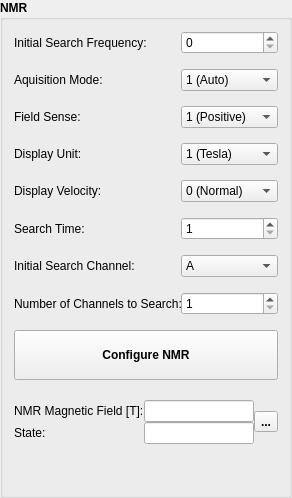
         <widget class="QGroupBox" name="nmr_gb">
          <property name="font">
           <font>
            <weight>75</weight>
            <bold>true</bold>
           </font>
          </property>
          <property name="title">
           <string>NMR</string>
          </property>
          <layout class="QGridLayout" name="gridLayout_4">
           <property name="verticalSpacing">
            <number>20</number>
           </property>
           <item row="0" column="0">
            <layout class="QFormLayout" name="formLayout">
             <property name="verticalSpacing">
              <number>15</number>
             </property>
             <item row="0" column="0">
              <widget class="QLabel" name="label">
               <property name="font">
                <font>
                 <weight>50</weight>
                 <bold>false</bold>
                </font>
               </property>
               <property name="text">
                <string>Initial Search Frequency:</string>
               </property>
              </widget>
             </item>
             <item row="0" column="1">
              <widget class="QSpinBox" name="nmr_frequency_sb">
               <property name="font">
                <font>
                 <weight>50</weight>
                 <bold>false</bold>
                </font>
               </property>
               <property name="maximum">
                <number>4095</number>
               </property>
              </widget>
             </item>
             <item row="1" column="0">
              <widget class="QLabel" name="label_2">
               <property name="font">
                <font>
                 <weight>50</weight>
                 <bold>false</bold>
                </font>
               </property>
               <property name="text">
                <string>Aquisition Mode:</string>
               </property>
              </widget>
             </item>
             <item row="1" column="1">
              <widget class="QComboBox" name="nmr_mode_cmb">
               <property name="font">
                <font>
                 <weight>50</weight>
                 <bold>false</bold>
                </font>
               </property>
               <property name="currentIndex">
                <number>1</number>
               </property>
               <item>
                <property name="text">
                 <string>0 (Manual)</string>
                </property>
               </item>
               <item>
                <property name="text">
                 <string>1 (Auto)</string>
                </property>
               </item>
              </widget>
             </item>
             <item row="2" column="0">
              <widget class="QLabel" name="label_7">
               <property name="font">
                <font>
                 <weight>50</weight>
                 <bold>false</bold>
                </font>
               </property>
               <property name="text">
                <string>Field Sense:</string>
               </property>
              </widget>
             </item>
             <item row="2" column="1">
              <widget class="QComboBox" name="nmr_field_sense_cmb">
               <property name="font">
                <font>
                 <weight>50</weight>
                 <bold>false</bold>
                </font>
               </property>
               <property name="currentIndex">
                <number>1</number>
               </property>
               <item>
                <property name="text">
                 <string>0 (Negative)</string>
                </property>
               </item>
               <item>
                <property name="text">
                 <string>1 (Positive)</string>
                </property>
               </item>
              </widget>
             </item>
             <item row="3" column="0">
              <widget class="QLabel" name="label_9">
               <property name="font">
                <font>
                 <weight>50</weight>
                 <bold>false</bold>
                </font>
               </property>
               <property name="text">
                <string>Display Unit:</string>
               </property>
              </widget>
             </item>
             <item row="3" column="1">
              <widget class="QComboBox" name="nmr_disp_unit_cmb">
               <property name="font">
                <font>
                 <weight>50</weight>
                 <bold>false</bold>
                </font>
               </property>
               <property name="currentIndex">
                <number>1</number>
               </property>
               <item>
                <property name="text">
                 <string>0 (MHz)</string>
                </property>
               </item>
               <item>
                <property name="text">
                 <string>1 (Tesla)</string>
                </property>
               </item>
              </widget>
             </item>
             <item row="4" column="0">
              <widget class="QLabel" name="label_10">
               <property name="font">
                <font>
                 <weight>50</weight>
                 <bold>false</bold>
                </font>
               </property>
               <property name="text">
                <string>Display Velocity:</string>
               </property>
              </widget>
             </item>
             <item row="4" column="1">
              <widget class="QComboBox" name="nmr_disp_vel_cmb">
               <property name="font">
                <font>
                 <weight>50</weight>
                 <bold>false</bold>
                </font>
               </property>
               <item>
                <property name="text">
                 <string>0 (Normal)</string>
                </property>
               </item>
               <item>
                <property name="text">
                 <string>1 (Fast)</string>
                </property>
               </item>
              </widget>
             </item>
             <item row="5" column="0">
              <widget class="QLabel" name="label_11">
               <property name="font">
                <font>
                 <weight>50</weight>
                 <bold>false</bold>
                </font>
               </property>
               <property name="text">
                <string>Search Time:</string>
               </property>
              </widget>
             </item>
             <item row="5" column="1">
              <widget class="QSpinBox" name="nmr_search_time_sb">
               <property name="font">
                <font>
                 <weight>50</weight>
                 <bold>false</bold>
                </font>
               </property>
               <property name="minimum">
                <number>1</number>
               </property>
               <property name="maximum">
                <number>6</number>
               </property>
              </widget>
             </item>
             <item row="6" column="0">
              <widget class="QLabel" name="label_13">
               <property name="font">
                <font>
                 <weight>50</weight>
                 <bold>false</bold>
                </font>
               </property>
               <property name="text">
                <string>Initial Search Channel:</string>
               </property>
              </widget>
             </item>
             <item row="6" column="1">
              <widget class="QComboBox" name="nmr_channel_cmb">
               <property name="font">
                <font>
                 <weight>50</weight>
                 <bold>false</bold>
                </font>
               </property>
               <item>
                <property name="text">
                 <string>A</string>
                </property>
               </item>
               <item>
                <property name="text">
                 <string>B</string>
                </property>
               </item>
               <item>
                <property name="text">
                 <string>C</string>
                </property>
               </item>
               <item>
                <property name="text">
                 <string>D</string>
                </property>
               </item>
               <item>
                <property name="text">
                 <string>E</string>
                </property>
               </item>
               <item>
                <property name="text">
                 <string>F</string>
                </property>
               </item>
               <item>
                <property name="text">
                 <string>G</string>
                </property>
               </item>
               <item>
                <property name="text">
                 <string>H</string>
                </property>
               </item>
              </widget>
             </item>
             <item row="7" column="0">
              <widget class="QLabel" name="label_15">
               <property name="font">
                <font>
                 <weight>50</weight>
                 <bold>false</bold>
                </font>
               </property>
               <property name="text">
                <string>Number of Channels to Search:</string>
               </property>
              </widget>
             </item>
             <item row="7" column="1">
              <widget class="QSpinBox" name="nmr_nr_channels_sb">
               <property name="font">
                <font>
                 <weight>50</weight>
                 <bold>false</bold>
                </font>
               </property>
               <property name="minimum">
                <number>1</number>
               </property>
               <property name="maximum">
                <number>8</number>
               </property>
               <property name="value">
                <number>1</number>
               </property>
              </widget>
             </item>
             <item row="8" column="0" colspan="2">
              <widget class="QPushButton" name="nmr_config_btn">
               <property name="minimumSize">
                <size>
                 <width>0</width>
                 <height>50</height>
                </size>
               </property>
               <property name="font">
                <font>
                 <weight>75</weight>
                 <bold>true</bold>
                </font>
               </property>
               <property name="text">
                <string>Configure NMR</string>
               </property>
              </widget>
             </item>
            </layout>
           </item>
           <item row="1" column="0">
            <layout class="QGridLayout" name="gridLayout_9">
             <item row="0" column="1">
              <widget class="QLineEdit" name="nmr_field_le">
               <property name="sizePolicy">
                <sizepolicy hsizetype="Preferred" vsizetype="Fixed">
                 <horstretch>0</horstretch>
                 <verstretch>0</verstretch>
                </sizepolicy>
               </property>
               <property name="font">
                <font>
                 <weight>50</weight>
                 <bold>false</bold>
                </font>
               </property>
              </widget>
             </item>
             <item row="0" column="0">
              <widget class="QLabel" name="label_16">
               <property name="font">
                <font>
                 <weight>50</weight>
                 <bold>false</bold>
                </font>
               </property>
               <property name="text">
                <string>NMR Magnetic Field [T]:</string>
               </property>
              </widget>
             </item>
             <item row="1" column="1">
              <widget class="QLineEdit" name="nmr_field_state_le">
               <property name="sizePolicy">
                <sizepolicy hsizetype="Preferred" vsizetype="Fixed">
                 <horstretch>0</horstretch>
                 <verstretch>0</verstretch>
                </sizepolicy>
               </property>
               <property name="font">
                <font>
                 <weight>50</weight>
                 <bold>false</bold>
                </font>
               </property>
              </widget>
             </item>
             <item row="0" column="2" rowspan="2">
              <widget class="QToolButton" name="nmr_read_btn">
               <property name="text">
                <string>...</string>
               </property>
               <property name="icon">
                <iconset>
                 <normaloff>../../resources/img/refresh.png</normaloff>../../resources/img/refresh.png</iconset>
               </property>
               <property name="iconSize">
                <size>
                 <width>32</width>
                 <height>32</height>
                </size>
               </property>
              </widget>
             </item>
             <item row="1" column="0">
              <widget class="QLabel" name="label_32">
               <property name="font">
                <font>
                 <weight>50</weight>
                 <bold>false</bold>
                </font>
               </property>
               <property name="text">
                <string>State:</string>
               </property>
              </widget>
             </item>
            </layout>
           </item>
           <item row="2" column="0">
            <spacer name="verticalSpacer_2">
             <property name="orientation">
              <enum>Qt::Vertical</enum>
             </property>
             <property name="sizeHint" stdset="0">
              <size>
               <width>20</width>
               <height>40</height>
              </size>
             </property>
            </spacer>
           </item>
          </layout>
         </widget>
